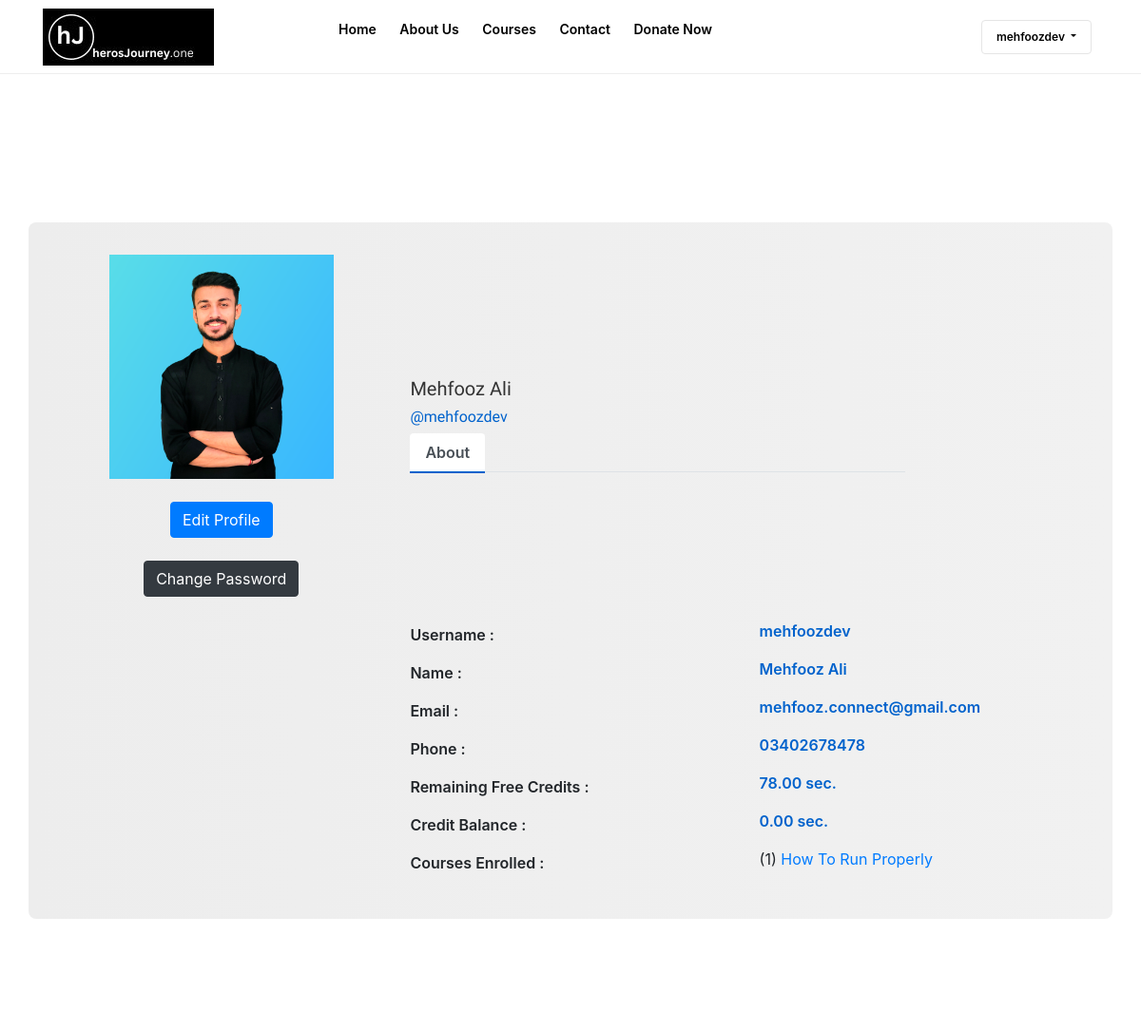
Page /custom_accounts/profile/7/ (signed in, upper part) on the earlier database version.
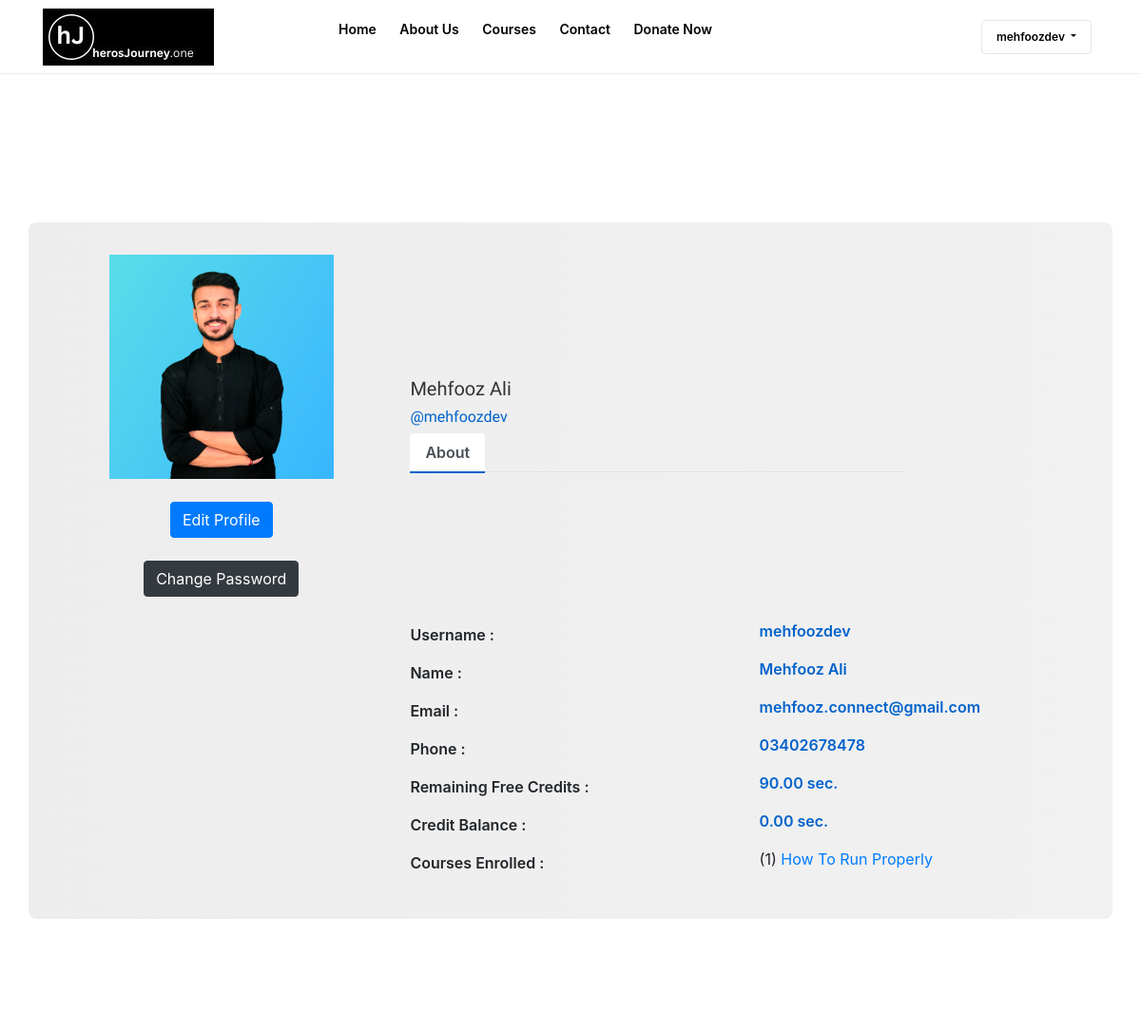
Same page on the later database version.
### custom_accounts/models.py (models this page shows, shortened)
class User(AbstractBaseUser):
    name = models.CharField(max_length=200, null=True, blank=True)
    email = models.EmailField(max_length=100,unique=True)
    username = models.CharField(max_length=50)
    avatar = models.ImageField(storage=custom_store, null=True, default='avatar.svg')
    phone = models.CharField(max_length=200, null=True, blank=True)
    date_joined = models.DateTimeField(auto_now_add=True)
    is_admin = models.BooleanField(default=False)
    is_staff = models.BooleanField(default=False)
    is_active = models.BooleanField(default=True)
    is_superadmin = models.BooleanField(default=False)
    USERNAME_FIELD = 'email'
    REQUIRED_FIELDS = ['username']
    objects = MyAccountManager()
    class Meta:
        verbose_name = 'Custom user'
        verbose_name_plural = 'Custom Users'

### base/models.py (models this page shows, shortened)
class UserProfile(models.Model):
    user = models.OneToOneField(User, on_delete=models.CASCADE)
    course = models.ManyToManyField(Course, blank=True)
    date = models.DateTimeField(auto_now=True)
    credits = models.DecimalField(max_digits=8, decimal_places=2, default=0)
    free_credits = models.DecimalField(max_digits=8, decimal_places=2, default=18000)  # 5 hours in seconds

class Course(models.Model):
    CATEGORY_CHOICES = (
        ('computer-science', 'Computer Science'),
        ('data-science', 'Data science'),
        ('engineering', 'Engineering'),
        ('web-development', 'Web Development'),
        ('architecture', 'Architecture'),
        ('training', 'Training')
    )
    SUB_CATEGORY_CHOICES = (
        ('ml', 'Machine Learning'),
        ('data_science', 'Data Science'),
        ('python', 'Python'),
        ('javascript', 'JavaScript'),
        ('php', 'PHP'),
        ('django', 'Django'),
        ('html', 'HTML'),
        ('reactjs', 'React JS'),
        ('front-end', 'Front-End'),
        ('back-end', 'Back-End'),
        ('running', 'Running'),
        ('gym', 'GYM'),
    )
    id = models.AutoField(primary_key=True)
    name = models.CharField(max_length = 50 , null = False)
    slug = models.CharField(max_length = 50 , null = False , unique = True)
    description = models.TextField( null = True)
    price = models.IntegerField(null=False,default = 0, blank=True)
    discount = models.IntegerField(null=False ,blank=True, default = 0)
    active = models.BooleanField(default = False)
    category = models.CharField(max_length=255, choices=CATEGORY_CHOICES, default='',  blank=True)
    sub_category = models.CharField(max_length=255, choices=SUB_CATEGORY_CHOICES, default='', null=True, blank=True)
    thumbnail = models.ImageField(upload_to = "files/thumbnail")
    date = models.DateTimeField(auto_now_add= True)
    resource = models.FileField(upload_to = "files/resource", blank=True, null=True)
    length = models.IntegerField(null=False)
    instructor_name = models.CharField(max_length=50, null=True)
    enroll_now_status = models.BooleanField(default=True)

### custom_accounts/views.py (the view)
# urls.py: path('profile/<int:pk>/', views.userProfile, name='user-profile'),
@login_required
def userProfile(request, pk):
    if request.user.is_authenticated and request.user.pk == pk:
        user = request.user
        user_profile, created = UserProfile.objects.get_or_create(user=request.user)
        enrolled_courses = user_profile.course.all()
        remaining_free_credits = user_profile.free_credits
        credit_balance = user_profile.credits
        if request.method == 'POST':
            form = EditProfileForm(request.POST, request.FILES, instance=request.user)
            form2 = ChangePasswordForm(user, request.POST)
            if form2.is_valid():
                form2.save()
                user_pk = request.user.pk
                messages.success(request, "You have successfully set your password.")
                return redirect(reverse('user-profile', args=[user_pk]))
            else:
                for error in list(form.errors.values()):
                    messages.error(request, error)
            if form.is_valid():
                form.save()
                user_pk = request.user.pk
                messages.success(request, "You have successfully updated profile.")
                return redirect(reverse('user-profile', args=[user_pk]))
        else:
            form = EditProfileForm(instance=request.user)
            form2 = ChangePasswordForm(user)
        context = {
            'user_profile': user_profile,
            'enrolled_courses': enrolled_courses,
            'remaining_free_credits': remaining_free_credits,
            'credit_balance': credit_balance,
            'form': form,
            'form2': form2,
        }
        return render(request, 'base/profile.html', context)
    else:
        return redirect('login')

### base/templates/base/profile.html (shortened to what this page needs)
{% extends "base/base.html" %}
{% load static %}
{% block content %}
{% if user.is_authenticated and user == user_profile.user %}
    <main class="main_wrapper">
        <div class="educationarea">
            <div class="container">
                <div class="row">
                    <div class="container emp-profile">
                            <div class="row ">
                                <div class="col-md-4">
                                    <div class="profile-img">
                                        <img src="{% static user.avatar.url %}" alt=""/>
                                    </div>
                                    <div class="text-center my-4">
                                        <button type="button" class="btn btn-primary" data-bs-toggle="modal" data-bs-target="#exampleModal">
                                            Edit Profile
                                        </button>
                                    </div>
                                    <div class="text-center my-4">
                                        <a role="button" class="btn btn-dark" href="{% url 'change_pass_page' %}">
                                            Change Password
                                        </a>
                                    </div>
                                </div>
                                <div class="col-md-6">
                                    <div class="profile-head">
                                        <h5>{{ user.name }}</h5>
                                        <h6>@{{ user.username }}</h6>
                                        <ul class="nav nav-tabs" id="myTab" role="tablist">
                                            <li class="nav-item">
                                                <a class="nav-link active" id="home-tab" data-toggle="tab"
                                                   role="tab" aria-controls="home" aria-selected="true">About</a>
                                            </li>
                                        </ul>
                                    </div>
                                </div>
                            </div>
                            <div class="row">
                                <div class="col-md-8">
                                    <div class="tab-content profile-tab" id="myTabContent">
                                        <div class="tab-pane fade show active" id="home" role="tabpanel"
                                             aria-labelledby="home-tab">
                                            <div class="row">
                                                <div class="col-md-6">
                                                    <label>Username :</label>
                                                </div>
                                                <div class="col-md-6">
                                                    <p>{{ user.username }}</p>
                                                </div>
                                            </div>
                                            <div class="row">
                                                <div class="col-md-6">
                                                    <label>Name :</label>
                                                </div>
                                                <div class="col-md-6">
                                                    <p>{{ user.name }}</p>
                                                </div>
                                            </div>
                                            <div class="row">
                                                <div class="col-md-6">
                                                    <label>Email :</label>
                                                </div>
                                                <div class="col-md-6">
                                                    <p>{{ user.email }}</p>
                                                </div>
                                            </div>
                                            <div class="row">
                                                <div class="col-md-6">
                                                    <label>Phone :</label>
                                                </div>
                                                <div class="col-md-6">
                                                    <p>{{user.phone}}</p>
                                                </div>
                                            </div>
                                            <div class="row">
                                                <div class="col-md-6">
                                                    <label>Remaining Free Credits :</label>
                                                </div>
                                                <div class="col-md-6">
                                                    <p>{{ remaining_free_credits }} sec.</p>
                                                </div>
                                            </div>
                                            <div class="row">
                                                <div class="col-md-6">
                                                    <label>Credit Balance :</label>
                                                </div>
                                                <div class="col-md-6">
                                                    <p>{{ credit_balance }} sec.</p>
                                                </div>
                                            </div>
                                            <div class="row">
                                                <div class="col-md-6">
                                                    <label>Courses Enrolled :</label>
                                                </div>
                                                <div class="col-md-6">
                                                        <ul>
                                                            {% for course in enrolled_courses %}
                                                                <li> ({{forloop.counter}}) <a href="{% url 'course-detail' course.slug %}?lecture={{ course.video_set.first.serial_number }}">{{ course.name }}</a></li>
                                                            {% endfor %}
                                                        </ul>
                                                </div>
                                            </div>
                                        </div>
                                    </div>
                                </div>
                            </div>
                    </div>
                </div>
            </div>
        </div>
    </main>
{% else %}
    <p>Access denied.</p>
{% endif %}
{% endblock content %}

### base/templates/base/base.html (shortened to what this page needs)
<!DOCTYPE html>
{% load static %}
<html class="no-js" lang="zxx">
  <head>
    <link rel="stylesheet" href="https://cdn.plyr.io/3.6.2/plyr.css">
    <link rel="stylesheet" href="https://cdnjs.cloudflare.com/ajax/libs/font-awesome/5.15.3/css/all.min.css">
    <link rel="stylesheet" href="{% static 'base/css/bootstrap.min.css' %}" />
    <link rel="stylesheet" href="{% static 'base/css/animate.min.css' %}" />
    <link rel="stylesheet" href="{% static 'base/css/aos.min.css' %}" />
    <link rel="stylesheet" href="{% static 'base/css/magnific-popup.css' %}" />
    <link rel="stylesheet" href="{% static 'base/css/icofont.min.css' %}" />
    <link rel="stylesheet" href="{% static 'base/css/slick.css' %}" />
    <link
      rel="stylesheet"
      href="{% static 'base/cdn.jsdelivr.net/npm/swiper%409/swiper-bundle.min.css' %}"
    />
    <link rel="stylesheet" href="{% static 'base/css/style.css' %}" />
    <link rel="stylesheet" href="https://maxcdn.bootstrapcdn.com/bootstrap/4.5.2/css/bootstrap.min.css">
  </head>
  <body class="body__wrapper">
  <header>
    <div class="headerarea transparent__header header__sticky header__area">
      <div class="container desktop__menu__wrapper">
        <div class="row">
          <div class="col-xl-2 col-lg-2 col-md-6">
            <div class="headerarea__left">
              <div class="headerarea__left__logo">
                <a href="/"
                  ><img src="{% static 'base/img/logo/hJ-Logo-180x60.jpg' %}" alt="logo"
                /></a>
              </div>
            </div>
          </div>
          <div class="col-xl-7 col-lg-7 main_menu_wrap">
            <div class="headerarea__main__menu">
              <nav>
                <ul>
                  <li>
                    <a class="headerarea__has__dropdown" href="/"
                      >Home
                    </a>
                  </li>
                  <li>
                    <a class="headerarea__has__dropdown" href="{% url 'about' %}"
                      >About Us
                    </a>
                  </li>
                  <li>
                    <a class="headerarea__has__dropdown" href="{% url 'courses' %}"
                      >Courses
                    </a>
                  </li>
                  <li>
                    <a class="headerarea__has__dropdown" href="{% url 'contact' %}"
                      >Contact
                    </a>
                  </li>
                  <li>
                    <a class="" href="{% url 'donate' %}">Donate Now</a>
                  </li>
                </ul>
              </nav>
            </div>
          </div>
          <div class="col-xl-3 col-lg-3 col-md-6">
            <div class="headerarea__right">
              <div class="headerarea__login">
                {% if request.user.is_authenticated %}
                <div class="dropdown">
                  <a class="btn dropdown-toggle" type="button" id="dropdownMenuButton1" data-bs-toggle="dropdown" aria-expanded="false">
                    {{request.user.username}}
                  </a>
                </div>
                {% else %}
                  <a href="{% url 'login' %}">Login</a>
                {% endif %}
              </div>
            </div>
          </div>
        </div>
      </div>
    </div>
  </header>
    {% block content %}
    {% endblock content %}
  </body>
</html>

Differences in the rows shown:
changed UserProfile: free_credits "78.00" → "90.00"
